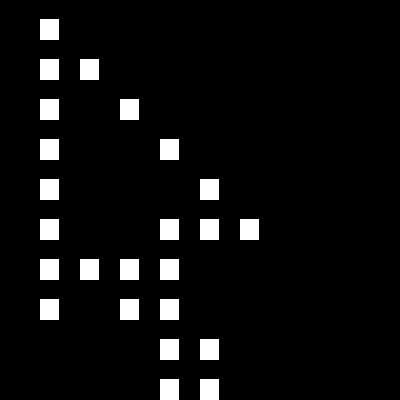

A level layout from a 2D game, rendered from its tile map. Below: a short description, then the map file with tile-grid data replaced by summaries:
An orthogonal 10x10 tile map with 40x40 px tiles, 1 tile layer (Layer 1).

<map version="1.0" orientation="orthogonal" width="10" height="10" tilewidth="40" tileheight="40">
 <tileset firstgid="1" name="texture" tilewidth="40" tileheight="40" spacing="4" margin="4">
  <image source="texture.png" />
 </tileset>
 <layer name="Layer 1" width="10" height="10">
  <data>[100 cells, 24 non-empty, 1 distinct tile ids]</data>
 </layer>
</map>
